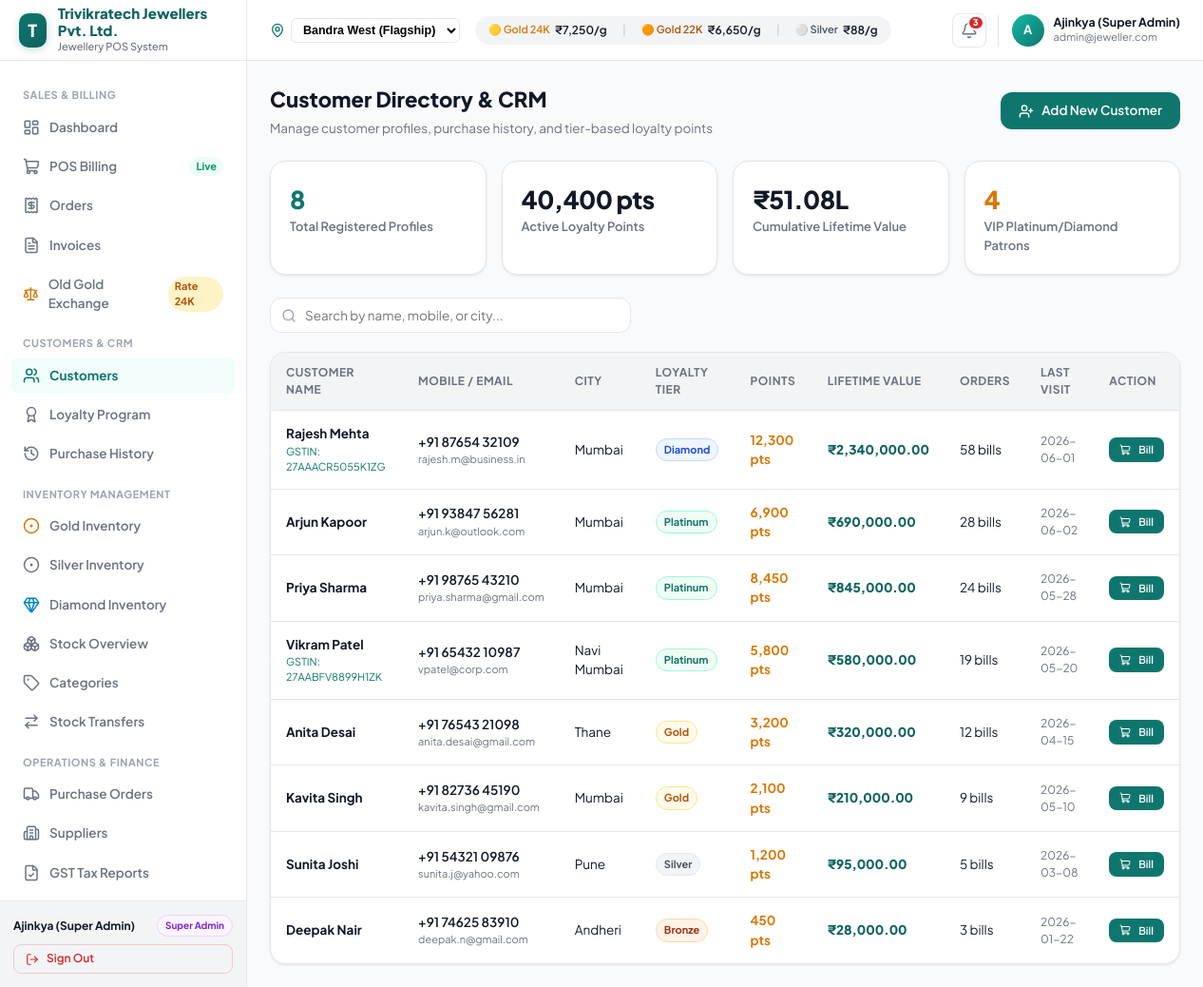
/customers.php (signed in), run on the app's committed database.
### tables this page shows
CREATE TABLE `customers` (
  `id` INT AUTO_INCREMENT PRIMARY KEY,
  `name` VARCHAR(150) NOT NULL,
  `mobile` VARCHAR(20) NOT NULL UNIQUE,
  `email` VARCHAR(191) DEFAULT NULL,
  `city` VARCHAR(100) DEFAULT 'Mumbai',
  `address` TEXT DEFAULT NULL,
  `birthday` DATE DEFAULT NULL,
  `anniversary` DATE DEFAULT NULL,
  `gstin` VARCHAR(30) DEFAULT NULL,
  `loyalty_points` INT DEFAULT 0,
  `loyalty_tier` ENUM('Bronze', 'Silver', 'Gold', 'Platinum', 'Diamond') DEFAULT 'Bronze',
  `lifetime_value` DECIMAL(14,2) DEFAULT 0.00,
  `total_orders` INT DEFAULT 0,
  `last_visit` DATE DEFAULT NULL,
  `created_at` TIMESTAMP DEFAULT CURRENT_TIMESTAMP
);

### config/helpers.php (called while the page is built, shortened)
<?php
function formatINR($amount) {
    $amount = (float)$amount;
    if ($amount >= 100000) {
        return '₹' . number_format($amount / 100000, 2) . 'L';
    }
    return '₹' . number_format($amount, 0);
}
function formatFullINR($amount) {
    return '₹' . number_format((float)$amount, 2, '.', ',');
}
function getTierBadgeClass($tier) {
    switch ($tier) {
        case 'Diamond': return 'badge-diamond';
        case 'Platinum': return 'badge-platinum';
        case 'Gold': return 'badge-gold';
        case 'Silver': return 'badge-silver';
        case 'Bronze': default: return 'badge-bronze';
    }
}

### customers.php (the view, shortened to what this page needs)
<?php
require_once __DIR__ . '/config/helpers.php';
$db = getDBConnection();
$customers = [];
try {
    $stmt = $db->query("SELECT * FROM customers ORDER BY total_orders DESC, name ASC");
    $customers = $stmt->fetchAll();
} catch (Exception $e) {}
require_once __DIR__ . '/includes/header.php';
require_once __DIR__ . '/includes/sidebar.php';
require_once __DIR__ . '/includes/topbar.php';
?>
<div style="display: flex; justify-content: space-between; align-items: center; margin-bottom: 24px; flex-wrap: wrap; gap: 12px;">
  <div>
    <h1 style="font-size: 22px; font-weight: 800; color: #111827; margin: 0;">Customer Directory & CRM</h1>
    <p style="font-size: 13.5px; color: #6B7280; margin: 4px 0 0;">Manage customer profiles, purchase history, and tier-based loyalty points</p>
  </div>
  <button type="button" onclick="openAddCustomerModal()" class="btn btn-primary">
    <i data-lucide="user-plus" style="width: 16px; height: 16px;"></i>
    <span>Add New Customer</span>
  </button>
</div>
<div class="kpi-grid" style="grid-template-columns: repeat(4, 1fr);">
  <div class="kpi-card">
    <div class="kpi-value" style="color: var(--color-primary);"><?= count($customers) ?></div>
    <div class="kpi-label">Total Registered Profiles</div>
  </div>
  <div class="kpi-card">
    <div class="kpi-value"><?= number_format(array_reduce($customers, fn($s, $c) => $s + (int)$c['loyalty_points'], 0)) ?> pts</div>
    <div class="kpi-label">Active Loyalty Points</div>
  </div>
  <div class="kpi-card">
    <div class="kpi-value"><?= formatINR(array_reduce($customers, fn($s, $c) => $s + (float)$c['lifetime_value'], 0)) ?></div>
    <div class="kpi-label">Cumulative Lifetime Value</div>
  </div>
  <div class="kpi-card">
    <div class="kpi-value" style="color: #D97706;"><?= count(array_filter($customers, fn($c) => in_array($c['loyalty_tier'], ['Platinum', 'Diamond']))) ?></div>
    <div class="kpi-label">VIP Platinum/Diamond Patrons</div>
  </div>
</div>
<div style="margin-bottom: 20px; max-width: 380px; position: relative;">
  <i data-lucide="search" style="position: absolute; left: 12px; top: 50%; transform: translateY(-50%); width: 16px; height: 16px; color: #9CA3AF;"></i>
  <input type="text" id="custSearch" class="form-control" placeholder="Search by name, mobile, or city..." style="padding-left: 36px;">
</div>
<div class="table-container">
  <table class="data-table" id="custTable">
    <thead>
      <tr>
        <th>Customer Name</th>
        <th>Mobile / Email</th>
        <th>City</th>
        <th>Loyalty Tier</th>
        <th>Points</th>
        <th>Lifetime Value</th>
        <th>Orders</th>
        <th>Last Visit</th>
        <th>Action</th>
      </tr>
    </thead>
    <tbody>
      <?php if (empty($customers)): ?>
        <tr><td colspan="9" style="text-align: center; color: #9CA3AF; padding: 24px;">No customers found.</td></tr>
      <?php else: ?>
        <?php foreach ($customers as $c): ?>
          <tr data-name="<?= strtolower($c['name']) ?>" data-mob="<?= $c['mobile'] ?>" data-city="<?= strtolower($c['city']) ?>">
            <td>
              <div style="font-weight: 700; color: #111827;"><?= htmlspecialchars($c['name']) ?></div>
              <?php if (!empty($c['gstin'])): ?>
                <div style="font-size: 11px; color: #0F766E;">GSTIN: <?= htmlspecialchars($c['gstin']) ?></div>
              <?php endif; ?>
            </td>
            <td>
              <div style="font-weight: 600;"><?= htmlspecialchars($c['mobile']) ?></div>
              <div style="font-size: 11px; color: #6B7280;"><?= htmlspecialchars($c['email'] ?? 'N/A') ?></div>
            </td>
            <td><?= htmlspecialchars($c['city']) ?></td>
            <td>
              <span class="badge <?= getTierBadgeClass($c['loyalty_tier']) ?>">
                <?= htmlspecialchars($c['loyalty_tier']) ?>
              </span>
            </td>
            <td style="font-weight: 700; color: #D97706;"><?= number_format($c['loyalty_points']) ?> pts</td>
            <td style="font-weight: 800; color: var(--color-primary-dark);"><?= formatFullINR($c['lifetime_value']) ?></td>
            <td><?= (int)$c['total_orders'] ?> bills</td>
            <td style="font-size: 12px; color: #6B7280;"><?= htmlspecialchars($c['last_visit'] ?? 'Never') ?></td>
            <td>
              <a href="pos.php" class="btn btn-primary btn-sm" style="padding: 4px 10px; font-size: 11px;" title="Start Bill">
                <i data-lucide="shopping-cart" style="width: 12px; height: 12px;"></i>
                <span>Bill</span>
              </a>
            </td>
          </tr>
        <?php endforeach; ?>
      <?php endif; ?>
    </tbody>
  </table>
</div>
<?php require_once __DIR__ . '/includes/footer.php'; ?>

### assets/css/style.css (style rules this page uses)
:root { --color-primary: #0F766E; --color-primary-dark: #0d6360; --color-primary-light: #14B8A6; --color-primary-subtle:#F0FDFA; --color-accent: #D4AF37; --color-accent-light: #FDE68A; --color-accent-subtle: #FFFBEB; --color-bg: #F9FAFB; --color-surface: #FFFFFF; --color-surface-2: #F3F4F6; --color-border: #E5E7EB; --color-border-2: #D1D5DB; --color-text-1: #111827; --color-text-2: #6B7280; --color-text-3: #9CA3AF; --color-success: #059669; --color-warning: #D97706; --color-danger: #DC2626; --color-info: #2563EB; --shadow-xs: 0 1px 2px rgba(0,0,0,0.05); --shadow-sm: 0 1px 3px rgba(0,0,0,0.06), 0 1px 2px rgba(0,0,0,0.04); --shadow-md: 0 4px 16px rgba(0,0,0,0.06), 0 1px 4px rgba(0,0,0,0.04); --shadow-lg: 0 8px 32px rgba(0,0,0,0.08), 0 2px 8px rgba(0,0,0,0.04); --shadow-xl: 0 20px 40px rgba(0,0,0,0.12); --radius-sm: 8px; --radius-md: 12px; --radius-lg: 16px; --radius-xl: 20px; --sidebar-width: 260px; --topbar-height: 64px; }
*, *::before, *::after { box-sizing: border-box; margin: 0; padding: 0; }
body { font-family: 'Plus Jakarta Sans', -apple-system, BlinkMacSystemFont, 'Segoe UI', Roboto, sans-serif; background-color: var(--color-bg); color: var(--color-text-1); font-size: 14px; line-height: 1.5; -webkit-font-smoothing: antialiased; }
a { color: inherit; text-decoration: none; }
.kpi-grid { display: grid; grid-template-columns: repeat(auto-fit, minmax(220px, 1fr)); gap: 16px; margin-bottom: 24px; }
.kpi-card { background: #FFFFFF; border: 1px solid var(--color-border); border-radius: var(--radius-lg); padding: 20px; box-shadow: var(--shadow-sm); transition: transform 0.2s ease, box-shadow 0.2s ease; }
.kpi-value { font-size: 26px; font-weight: 800; color: var(--color-text-1); letter-spacing: -0.02em; }
.kpi-label { font-size: 13px; font-weight: 600; color: var(--color-text-2); }
.btn { display: inline-flex; align-items: center; justify-content: center; gap: 8px; font-family: inherit; font-size: 13.5px; font-weight: 600; border-radius: var(--radius-md); padding: 9px 18px; border: 1px solid transparent; cursor: pointer; transition: all 0.2s ease; line-height: 1.4; }
.btn-primary { background: var(--color-primary); color: #FFFFFF; }
.btn-sm { padding: 6px 12px; font-size: 12px; border-radius: var(--radius-sm); }
.input-field, .form-control { width: 100%; padding: 9px 14px; font-family: inherit; font-size: 13.5px; color: var(--color-text-1); background: #FFFFFF; border: 1px solid var(--color-border); border-radius: var(--radius-md); outline: none; transition: border-color 0.2s ease, box-shadow 0.2s ease; }
.badge { display: inline-flex; align-items: center; gap: 4px; padding: 3px 8px; border-radius: 999px; font-size: 11px; font-weight: 700; }
.badge-gold { background: #FFFBEB; color: #B45309; border: 1px solid #FDE68A; }
.badge-silver { background: #F3F4F6; color: #4B5563; border: 1px solid #E5E7EB; }
.badge-diamond { background: #EFF6FF; color: #1D4ED8; border: 1px solid #BFDBFE; }
.badge-platinum { background: #F0FDF4; color: #0F766E; border: 1px solid #99F6E4; }
.badge-bronze { background: #FEF3E8; color: #9A3412; border: 1px solid #FED7AA; }
.table-container { overflow-x: auto; background: #FFFFFF; border: 1px solid var(--color-border); border-radius: var(--radius-lg); box-shadow: var(--shadow-sm); }
.data-table { width: 100%; border-collapse: collapse; text-align: left; font-size: 13.5px; }
.data-table th { background: var(--color-surface-2); padding: 12px 16px; font-size: 12px; font-weight: 700; text-transform: uppercase; letter-spacing: 0.04em; color: var(--color-text-2); border-bottom: 1px solid var(--color-border); }
.data-table td { padding: 14px 16px; border-bottom: 1px solid var(--color-border); color: var(--color-text-1); }
.data-table tr:last-child td { border-bottom: none; }

### data on the page
customers: name "Rajesh Mehta", gstin "27AAACR5055K1ZG", mobile "+91 87654 32109", email "rajesh.m@business.in", city "Mumbai", loyalty_tier "Diamond", loyalty_points "12,300", lifetime_value "₹2,340,000.00", total_orders "58", last_visit "2026-06-01"
customers: name "Arjun Kapoor", mobile "+91 93847 56281", email "arjun.k@outlook.com", city "Mumbai", loyalty_tier "Platinum", loyalty_points "6,900", lifetime_value "₹690,000.00", total_orders "28", last_visit "2026-06-02"
customers: name "Priya Sharma", mobile "+91 98765 43210", email "priya.sharma@gmail.com", city "Mumbai", loyalty_tier "Platinum", loyalty_points "8,450", lifetime_value "₹845,000.00", total_orders "24", last_visit "2026-05-28"
customers: name "Vikram Patel", gstin "27AABFV8899H1ZK", mobile "+91 65432 10987", email "vpatel@corp.com", city "Navi Mumbai", loyalty_tier "Platinum", loyalty_points "5,800", lifetime_value "₹580,000.00", total_orders "19", last_visit "2026-05-20"
customers: name "Anita Desai", mobile "+91 76543 21098", email "anita.desai@gmail.com", city "Thane", loyalty_tier "Gold", loyalty_points "3,200", lifetime_value "₹320,000.00", total_orders "12", last_visit "2026-04-15"
customers: name "Kavita Singh", mobile "+91 82736 45190", email "kavita.singh@gmail.com", city "Mumbai", loyalty_tier "Gold", loyalty_points "2,100", lifetime_value "₹210,000.00", total_orders "9", last_visit "2026-05-10"
customers: name "Sunita Joshi", mobile "+91 54321 09876", email "sunita.j@yahoo.com", city "Pune", loyalty_tier "Silver", loyalty_points "1,200", lifetime_value "₹95,000.00", total_orders "5", last_visit "2026-03-08"
customers: name "Deepak Nair", mobile "+91 74625 83910", email "deepak.n@gmail.com", city "Andheri", loyalty_tier "Bronze", loyalty_points "450", lifetime_value "₹28,000.00", total_orders "3", last_visit "2026-01-22"

### other printed values
getSetting('store_name', 'Trivikratech POS') "Trivikratech Jewellers Pvt. Ltd."
$currentUser['name'] "Ajinkya (Super Admin)"
$currentUser['role'] "Super Admin"
$gold24k "7,250"
$gold22k "6,650"
$silverRate "88"
$unreadCount "3"
substr($currentUser['name'] ?? 'A', 0, 1) "A"
$currentUser['email'] "admin@jeweller.com"
count($customers) "8"
